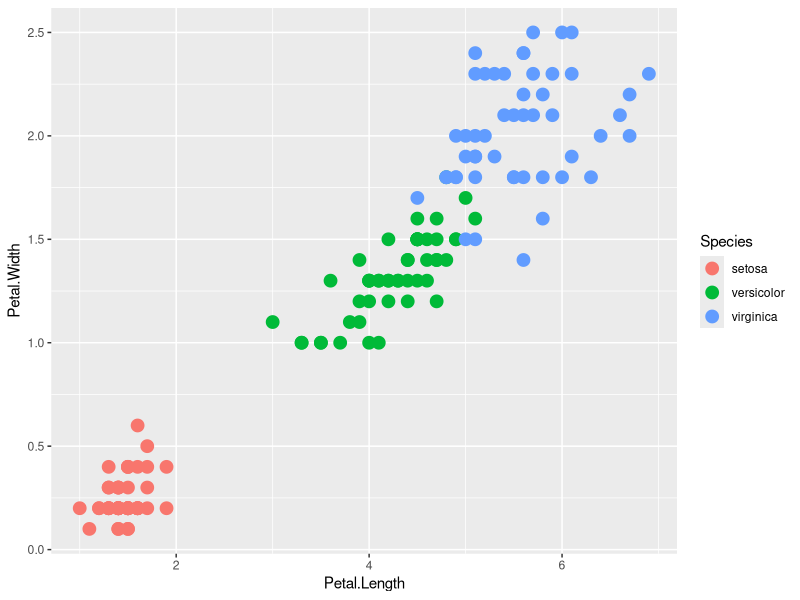
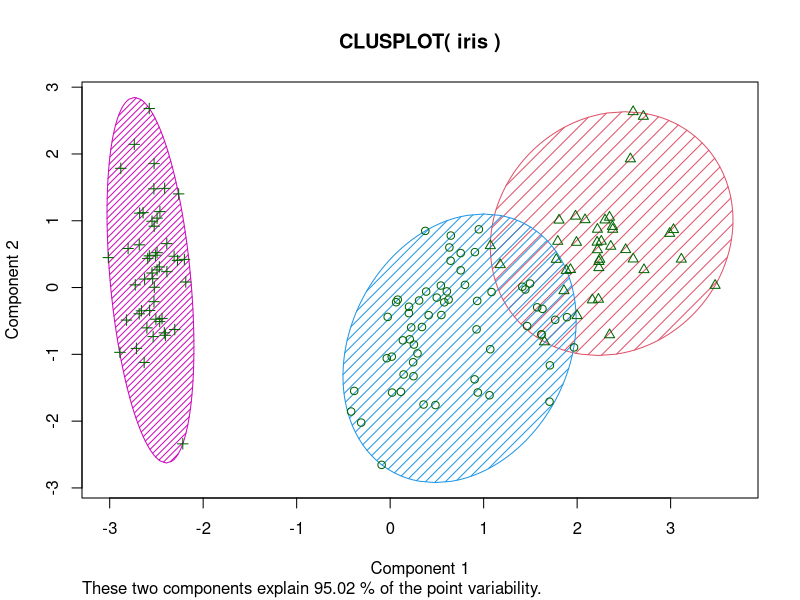
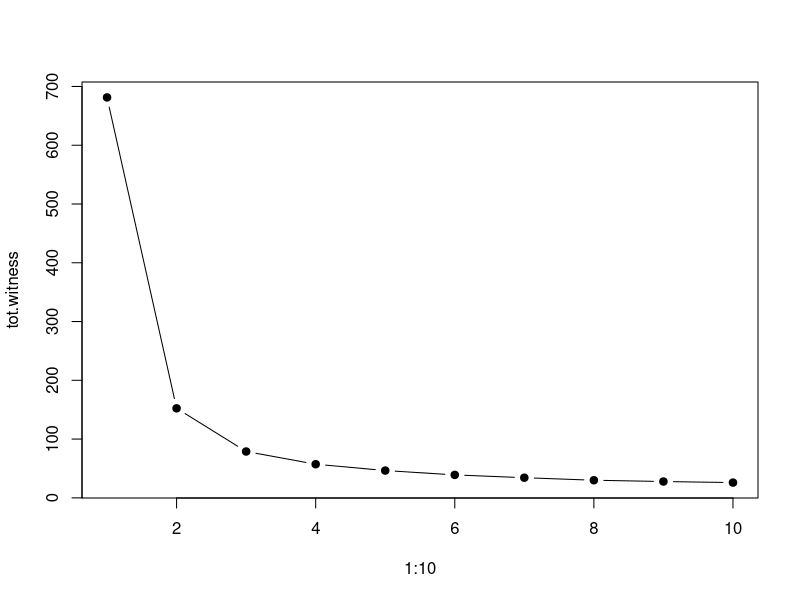

Reproduce these figures in R, in order.
data('iris')
print(head(iris))

library(ggplot2)
library(cluster)

ggplot(iris, aes(Petal.Length, Petal.Width)) + geom_point(aes(col=Species), size=4)
set.seed(1)

irisCluster <- kmeans(iris[,1:4], center=3, nstart=20)
print(irisCluster)

print(table(irisCluster$cluster, iris$Species))

clusplot(iris, irisCluster$cluster, color='T', shade='T', labels=0, lines=0)

tot.witness <- vector(mode='character', length = 10)
for (i in 1:10) {
  irisCluster <- kmeans(iris[,1:4], center=i, nstart=20)
  tot.witness[i] <- irisCluster$tot.withinss
}

plot(1:10, tot.witness, type="b", pch=19)